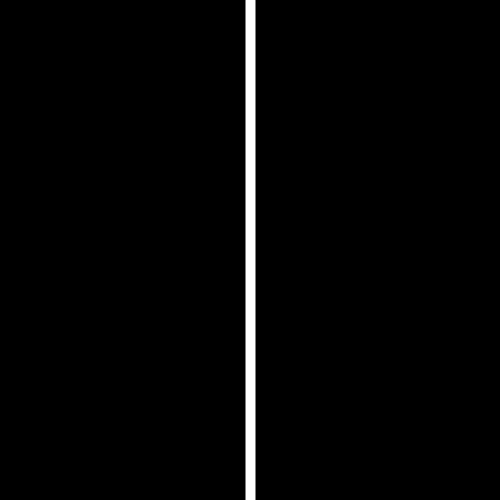
Frame 1 (no input)
Frame 60 (the mouse pressed at the canvas centre just before this capture): identical to frame 1, image omitted
Frame 120 (the mouse held since frame 60 and released just before this capture): identical to frame 1, image omitted

The Processing sketch that drew this single still picture (run headless with seeded random() and noise(); from frame 60 on, the mouse is pressed at the canvas centre):

// Processing sketch: video_scope
// ── video_scope.pde
// tribute to the video synthesizer
// video scope
// by critter and guitari

float knobMode = 0.0;
float knobGain = 0.0;

float currentMode = 0;

String[] modes = {"Line", "Color Shifter", "Trapezoid", "Randomizer"};

void setup() {
  size(500, 500);
}

void draw() {
  if (currentMode == 0) {
    background(0);
    
    stroke(255);
    strokeWeight(10);
    line(width/2, 0, width/2, height);
  }
  else if (currentMode == 1) {
  }
  else if (currentMode == 2) {
  }
  else if (currentMode == 3) {
  }
}
